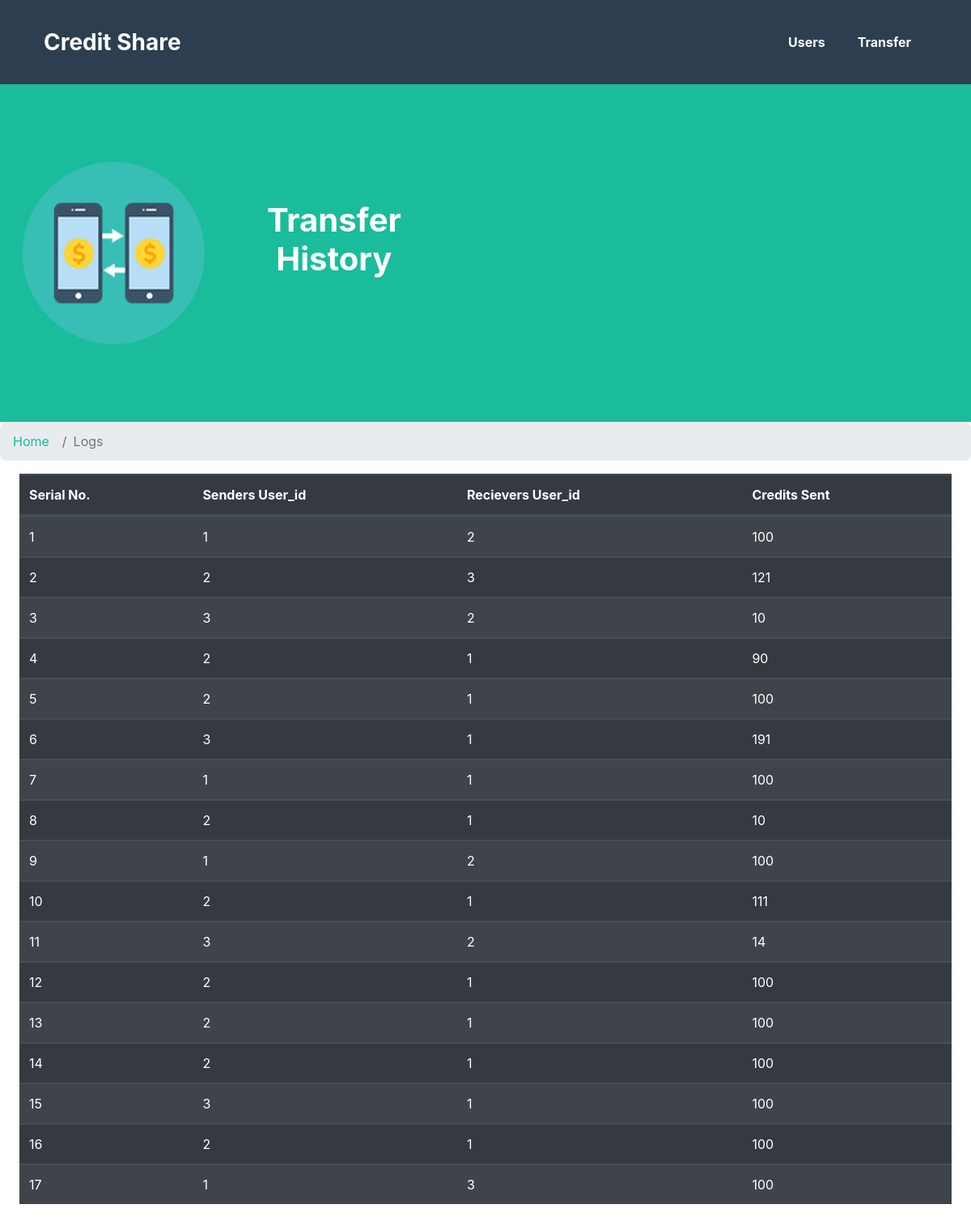
Page /logs_new.php on the committed database.
### tables this page shows
CREATE TABLE `transfers` (
  `t_id` int(11) NOT NULL PRIMARY KEY AUTO_INCREMENT,
  `from_id` int(11) DEFAULT NULL,
  `to_id` int(11) DEFAULT NULL,
  `amount` int(11) DEFAULT NULL
);

### logs_new.php (the view, shortened to what this page needs)
<?php
require_once "sql_connect.php";
?>
<!DOCTYPE html>
<html>
<head>
    <link rel="stylesheet" href="https://maxcdn.bootstrapcdn.com/bootstrap/4.0.0/css/bootstrap.min.css">
    <link rel="stylesheet" href="https://stackpath.bootstrapcdn.com/bootstrap/4.5.2/css/bootstrap.min.css">
    <link rel="stylesheet" type="text/css" href="css/styles.css">
</head>
<body>
<nav class="navbar navbar-expand-lg bg-secondary fixed-top" id="mainNav">
    <div class="container"><a class="navbar-brand js-scroll-trigger" href="index.php">Credit Share</a>
        <div class="collapse navbar-collapse" id="navbarResponsive">
            <ul class="navbar-nav ml-auto">
                <li class="nav-item mx-0 mx-lg-1"><a class="nav-link py-3 px-0 px-lg-3" href="users_new.php">Users</a>
                </li>
                <li class="nav-item mx-0 mx-lg-1"><a class="nav-link py-3 px-0 px-lg-3" href="transfers_new.php">Transfer</a>
                </li>
            </ul>
        </div>
    </div>
</nav>
<header class="masthead bg-primary text-white text-center">
    <div class="container d-flex row">
        <img class="col-sm-3 img-fluid ml-1" src="img/credit_share.png">
        <div class="col">
            <div class="row">
                <div class="col-4">
                    <h1 style="border: none" class="mt-5 light">Transfer History</h1>
                </div>
            </div>
        </div>
    </div>
</header>
<nav aria-label="breadcrumb">
<ol class="breadcrumb">
    <li class="breadcrumb-item"><a href="./index.php">Home</a></li>
    <li class="breadcrumb-item active" aria-current="page">Logs</li>
</ol>
</nav>
<div class = "container-fluid table-responsive">
<table class="table table-striped table-dark">
  <thead >
    <tr>
      <th scope="col">Serial No.</th>
      <th scope="col">Senders User_id</th>
      <th scope="col">Recievers User_id</th>
      <th scope="col">Credits Sent</th>
    </tr>
  </thead>
  <tbody>
    <tr>
<?php
$sql= "SELECT * FROM transfers";
$result = $conn -> query($sql) or die($conn->error);
while ( $row = $result -> fetch_assoc() )
{
    echo("<td>");
    echo(htmlentities($row['t_id']));
    echo("</td><td>");
    echo(htmlentities($row['from_id']));
    echo("</td><td>");
    echo(htmlentities($row['to_id']));
    echo("</td><td>\n");
    echo(htmlentities($row['amount']));
    echo("</td> </tr>\n");
}
?>
</tbody>
</table>
</div>
</body>
</html>

### rows in the picture
transfers: t_id "1", from "1", to "2", amount "100"
transfers: t_id "2", from "2", to "3", amount "121"
transfers: t_id "3", from "3", to "2", amount "10"
transfers: t_id "4", from "2", to "1", amount "90"
transfers: t_id "5", from "2", to "1", amount "100"
transfers: t_id "6", from "3", to "1", amount "191"
transfers: t_id "7", from "1", to "1", amount "100"
transfers: t_id "8", from "2", to "1", amount "10"
transfers: t_id "9", from "1", to "2", amount "100"
transfers: t_id "10", from "2", to "1", amount "111"
transfers: t_id "11", from "3", to "2", amount "14"
transfers: t_id "12", from "2", to "1", amount "100"
transfers: t_id "13", from "2", to "1", amount "100"
transfers: t_id "14", from "2", to "1", amount "100"
transfers: t_id "15", from "3", to "1", amount "100"
transfers: t_id "16", from "2", to "1", amount "100"
transfers: t_id "17", from "1", to "3", amount "100"
